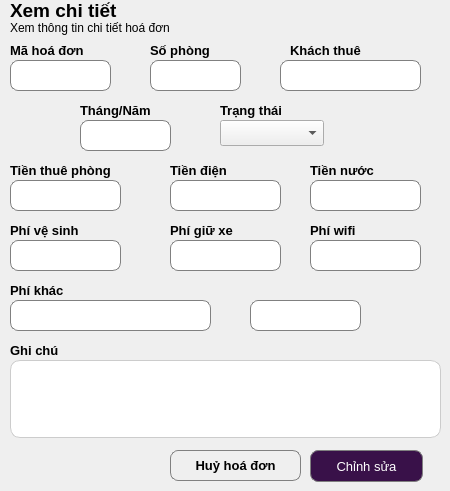
    <widget class="QWidget" name="page_7">
     <widget class="QLabel" name="label_105">
      <property name="geometry">
       <rect>
        <x>10</x>
        <y>0</y>
        <width>121</width>
        <height>21</height>
       </rect>
      </property>
      <property name="font">
       <font>
        <pointsize>14</pointsize>
        <weight>75</weight>
        <bold>true</bold>
       </font>
      </property>
      <property name="text">
       <string>Xem chi tiết</string>
      </property>
     </widget>
     <widget class="QLabel" name="label_106">
      <property name="geometry">
       <rect>
        <x>10</x>
        <y>20</y>
        <width>241</width>
        <height>16</height>
       </rect>
      </property>
      <property name="text">
       <string>Xem thông tin chi tiết hoá đơn</string>
      </property>
     </widget>
     <widget class="QLabel" name="label_107">
      <property name="geometry">
       <rect>
        <x>10</x>
        <y>40</y>
        <width>121</width>
        <height>21</height>
       </rect>
      </property>
      <property name="font">
       <font>
        <pointsize>10</pointsize>
        <weight>75</weight>
        <bold>true</bold>
       </font>
      </property>
      <property name="text">
       <string>Mã hoá đơn</string>
      </property>
     </widget>
     <widget class="QLabel" name="label_108">
      <property name="geometry">
       <rect>
        <x>150</x>
        <y>40</y>
        <width>121</width>
        <height>21</height>
       </rect>
      </property>
      <property name="font">
       <font>
        <pointsize>10</pointsize>
        <weight>75</weight>
        <bold>true</bold>
       </font>
      </property>
      <property name="text">
       <string>Số phòng</string>
      </property>
     </widget>
     <widget class="QLabel" name="label_109">
      <property name="geometry">
       <rect>
        <x>290</x>
        <y>40</y>
        <width>121</width>
        <height>21</height>
       </rect>
      </property>
      <property name="font">
       <font>
        <pointsize>10</pointsize>
        <weight>75</weight>
        <bold>true</bold>
       </font>
      </property>
      <property name="text">
       <string>Khách thuê</string>
      </property>
     </widget>
     <widget class="QLabel" name="label_110">
      <property name="geometry">
       <rect>
        <x>80</x>
        <y>100</y>
        <width>121</width>
        <height>21</height>
       </rect>
      </property>
      <property name="font">
       <font>
        <pointsize>10</pointsize>
        <weight>75</weight>
        <bold>true</bold>
       </font>
      </property>
      <property name="text">
       <string>Tháng/Năm</string>
      </property>
     </widget>
     <widget class="QLabel" name="label_111">
      <property name="geometry">
       <rect>
        <x>220</x>
        <y>100</y>
        <width>121</width>
        <height>21</height>
       </rect>
      </property>
      <property name="font">
       <font>
        <pointsize>10</pointsize>
        <weight>75</weight>
        <bold>true</bold>
       </font>
      </property>
      <property name="text">
       <string>Trạng thái</string>
      </property>
     </widget>
     <widget class="QLabel" name="label_112">
      <property name="geometry">
       <rect>
        <x>10</x>
        <y>160</y>
        <width>121</width>
        <height>21</height>
       </rect>
      </property>
      <property name="font">
       <font>
        <pointsize>10</pointsize>
        <weight>75</weight>
        <bold>true</bold>
       </font>
      </property>
      <property name="text">
       <string>Tiền thuê phòng</string>
      </property>
     </widget>
     <widget class="QLabel" name="label_113">
      <property name="geometry">
       <rect>
        <x>170</x>
        <y>160</y>
        <width>121</width>
        <height>21</height>
       </rect>
      </property>
      <property name="font">
       <font>
        <pointsize>10</pointsize>
        <weight>75</weight>
        <bold>true</bold>
       </font>
      </property>
      <property name="text">
       <string>Tiền điện</string>
      </property>
     </widget>
     <widget class="QLabel" name="label_114">
      <property name="geometry">
       <rect>
        <x>310</x>
        <y>160</y>
        <width>121</width>
        <height>21</height>
       </rect>
      </property>
      <property name="font">
       <font>
        <pointsize>10</pointsize>
        <weight>75</weight>
        <bold>true</bold>
       </font>
      </property>
      <property name="text">
       <string>Tiền nước</string>
      </property>
     </widget>
     <widget class="QLabel" name="label_115">
      <property name="geometry">
       <rect>
        <x>10</x>
        <y>220</y>
        <width>121</width>
        <height>21</height>
       </rect>
      </property>
      <property name="font">
       <font>
        <pointsize>10</pointsize>
        <weight>75</weight>
        <bold>true</bold>
       </font>
      </property>
      <property name="text">
       <string>Phí vệ sinh</string>
      </property>
     </widget>
     <widget class="QLabel" name="label_116">
      <property name="geometry">
       <rect>
        <x>170</x>
        <y>220</y>
        <width>121</width>
        <height>21</height>
       </rect>
      </property>
      <property name="font">
       <font>
        <pointsize>10</pointsize>
        <weight>75</weight>
        <bold>true</bold>
       </font>
      </property>
      <property name="text">
       <string>Phí giữ xe</string>
      </property>
     </widget>
     <widget class="QLabel" name="label_117">
      <property name="geometry">
       <rect>
        <x>310</x>
        <y>220</y>
        <width>121</width>
        <height>21</height>
       </rect>
      </property>
      <property name="font">
       <font>
        <pointsize>10</pointsize>
        <weight>75</weight>
        <bold>true</bold>
       </font>
      </property>
      <property name="text">
       <string>Phí wifi</string>
      </property>
     </widget>
     <widget class="QLabel" name="label_118">
      <property name="geometry">
       <rect>
        <x>10</x>
        <y>280</y>
        <width>121</width>
        <height>21</height>
       </rect>
      </property>
      <property name="font">
       <font>
        <pointsize>10</pointsize>
        <weight>75</weight>
        <bold>true</bold>
       </font>
      </property>
      <property name="text">
       <string>Phí khác</string>
      </property>
     </widget>
     <widget class="QLabel" name="label_120">
      <property name="geometry">
       <rect>
        <x>10</x>
        <y>340</y>
        <width>121</width>
        <height>21</height>
       </rect>
      </property>
      <property name="font">
       <font>
        <pointsize>10</pointsize>
        <weight>75</weight>
        <bold>true</bold>
       </font>
      </property>
      <property name="text">
       <string>Ghi chú</string>
      </property>
     </widget>
     <widget class="QLineEdit" name="lne_mahoadon1">
      <property name="geometry">
       <rect>
        <x>10</x>
        <y>60</y>
        <width>101</width>
        <height>31</height>
       </rect>
      </property>
      <property name="styleSheet">
       <string notr="true">QLineEdit {
    border: 1px solid gray;
    border-radius: 8px;
    padding: 5px;
}</string>
      </property>
      <property name="text">
       <string/>
      </property>
      <property name="alignment">
       <set>Qt::AlignCenter</set>
      </property>
     </widget>
     <widget class="QLineEdit" name="lne_sophong7">
      <property name="geometry">
       <rect>
        <x>150</x>
        <y>60</y>
        <width>91</width>
        <height>31</height>
       </rect>
      </property>
      <property name="styleSheet">
       <string notr="true">QLineEdit {
    border: 1px solid gray;
    border-radius: 8px;
    padding: 5px;
}</string>
      </property>
      <property name="text">
       <string/>
      </property>
      <property name="alignment">
       <set>Qt::AlignCenter</set>
      </property>
     </widget>
     <widget class="QLineEdit" name="lne_khachthue2">
      <property name="geometry">
       <rect>
        <x>280</x>
        <y>60</y>
        <width>141</width>
        <height>31</height>
       </rect>
      </property>
      <property name="styleSheet">
       <string notr="true">QLineEdit {
    border: 1px solid gray;
    border-radius: 8px;
    padding: 5px;
}</string>
      </property>
      <property name="text">
       <string/>
      </property>
      <property name="alignment">
       <set>Qt::AlignCenter</set>
      </property>
     </widget>
     <widget class="QLineEdit" name="lne_thangnam2">
      <property name="geometry">
       <rect>
        <x>80</x>
        <y>120</y>
        <width>91</width>
        <height>31</height>
       </rect>
      </property>
      <property name="styleSheet">
       <string notr="true">QLineEdit {
    border: 1px solid gray;
    border-radius: 8px;
    padding: 5px;
}</string>
      </property>
      <property name="text">
       <string/>
      </property>
      <property name="alignment">
       <set>Qt::AlignCenter</set>
      </property>
     </widget>
     <widget class="QLineEdit" name="lne_tienthuephong1">
      <property name="geometry">
       <rect>
        <x>10</x>
        <y>180</y>
        <width>111</width>
        <height>31</height>
       </rect>
      </property>
      <property name="styleSheet">
       <string notr="true">QLineEdit {
    border: 1px solid gray;
    border-radius: 8px;
    padding: 5px;
}</string>
      </property>
      <property name="text">
       <string/>
      </property>
      <property name="alignment">
       <set>Qt::AlignCenter</set>
      </property>
     </widget>
     <widget class="QLineEdit" name="lne_tiendien1">
      <property name="geometry">
       <rect>
        <x>170</x>
        <y>180</y>
        <width>111</width>
        <height>31</height>
       </rect>
      </property>
      <property name="styleSheet">
       <string notr="true">QLineEdit {
    border: 1px solid gray;
    border-radius: 8px;
    padding: 5px;
}</string>
      </property>
      <property name="text">
       <string/>
      </property>
      <property name="alignment">
       <set>Qt::AlignCenter</set>
      </property>
     </widget>
     <widget class="QLineEdit" name="lne_tiennuoc1">
      <property name="geometry">
       <rect>
        <x>310</x>
        <y>180</y>
        <width>111</width>
        <height>31</height>
       </rect>
      </property>
      <property name="styleSheet">
       <string notr="true">QLineEdit {
    border: 1px solid gray;
    border-radius: 8px;
    padding: 5px;
}</string>
      </property>
      <property name="text">
       <string/>
      </property>
      <property name="alignment">
       <set>Qt::AlignCenter</set>
      </property>
     </widget>
     <widget class="QLineEdit" name="lne_phivs1">
      <property name="geometry">
       <rect>
        <x>10</x>
        <y>240</y>
        <width>111</width>
        <height>31</height>
       </rect>
      </property>
      <property name="styleSheet">
       <string notr="true">QLineEdit {
    border: 1px solid gray;
    border-radius: 8px;
    padding: 5px;
}</string>
      </property>
      <property name="text">
       <string/>
      </property>
      <property name="alignment">
       <set>Qt::AlignCenter</set>
      </property>
     </widget>
     <widget class="QLineEdit" name="lne_phigiuxe1">
      <property name="geometry">
       <rect>
        <x>170</x>
        <y>240</y>
        <width>111</width>
        <height>31</height>
       </rect>
      </property>
      <property name="styleSheet">
       <string notr="true">QLineEdit {
    border: 1px solid gray;
    border-radius: 8px;
    padding: 5px;
}</string>
      </property>
      <property name="text">
       <string/>
      </property>
      <property name="alignment">
       <set>Qt::AlignCenter</set>
      </property>
     </widget>
     <widget class="QLineEdit" name="lne_phiwifi1">
      <property name="geometry">
       <rect>
        <x>310</x>
        <y>240</y>
        <width>111</width>
        <height>31</height>
       </rect>
      </property>
      <property name="styleSheet">
       <string notr="true">QLineEdit {
    border: 1px solid gray;
    border-radius: 8px;
    padding: 5px;
}</string>
      </property>
      <property name="text">
       <string/>
      </property>
      <property name="alignment">
       <set>Qt::AlignCenter</set>
      </property>
     </widget>
     <widget class="QLineEdit" name="lne_phikhac11">
      <property name="geometry">
       <rect>
        <x>10</x>
        <y>300</y>
        <width>201</width>
        <height>31</height>
       </rect>
      </property>
      <property name="styleSheet">
       <string notr="true">QLineEdit {
    border: 1px solid gray;
    border-radius: 8px;
    padding: 5px;
}</string>
      </property>
      <property name="text">
       <string/>
      </property>
      <property name="alignment">
       <set>Qt::AlignCenter</set>
      </property>
     </widget>
     <widget class="QLineEdit" name="lne_phikhac21">
      <property name="geometry">
       <rect>
        <x>250</x>
        <y>300</y>
        <width>111</width>
        <height>31</height>
       </rect>
      </property>
      <property name="styleSheet">
       <string notr="true">QLineEdit {
    border: 1px solid gray;
    border-radius: 8px;
    padding: 5px;
}</string>
      </property>
      <property name="text">
       <string/>
      </property>
      <property name="alignment">
       <set>Qt::AlignCenter</set>
      </property>
     </widget>
     <widget class="QTextEdit" name="txt_ghichu3">
      <property name="geometry">
       <rect>
        <x>10</x>
        <y>360</y>
        <width>431</width>
        <height>78</height>
       </rect>
      </property>
      <property name="styleSheet">
       <string notr="true">QTextEdit {
    border: 1px solid #ccc;
    border-radius: 10px;
    padding: 6px;
    background: white;
}</string>
      </property>
      <property name="html">
       <string>&lt;!DOCTYPE HTML PUBLIC &quot;-//W3C//DTD HTML 4.0//EN&quot; &quot;http://www.w3.org/TR/REC-html40/strict.dtd&quot;&gt;
&lt;html&gt;&lt;head&gt;&lt;meta name=&quot;qrichtext&quot; content=&quot;1&quot; /&gt;&lt;style type=&quot;text/css&quot;&gt;
p, li { white-space: pre-wrap; }
&lt;/style&gt;&lt;/head&gt;&lt;body style=&quot; font-family:'MS Shell Dlg 2'; font-size:8.25pt; font-weight:400; font-style:normal;&quot;&gt;
&lt;p style=&quot;-qt-paragraph-type:empty; margin-top:0px; margin-bottom:0px; margin-left:0px; margin-right:0px; -qt-block-indent:0; text-indent:0px; font-family:'.AppleSystemUIFont'; font-size:13pt;&quot;&gt;&lt;br /&gt;&lt;/p&gt;&lt;/body&gt;&lt;/html&gt;</string>
      </property>
     </widget>
     <widget class="QComboBox" name="cbo_trangthai4">
      <property name="geometry">
       <rect>
        <x>220</x>
        <y>120</y>
        <width>104</width>
        <height>26</height>
       </rect>
      </property>
     </widget>
     <widget class="QPushButton" name="btn_huyhoadon1">
      <property name="geometry">
       <rect>
        <x>170</x>
        <y>450</y>
        <width>131</width>
        <height>31</height>
       </rect>
      </property>
      <property name="font">
       <font>
        <pointsize>10</pointsize>
        <weight>75</weight>
        <bold>true</bold>
       </font>
      </property>
      <property name="styleSheet">
       <string notr="true">QPushButton {
 border: 1px solid gray;
 border-radius: 8px;
 padding: 5px;
 color: black;
}</string>
      </property>
      <property name="text">
       <string>Huỷ hoá đơn</string>
      </property>
     </widget>
     <widget class="QPushButton" name="btn_chinhsua2">
      <property name="geometry">
       <rect>
        <x>310</x>
        <y>450</y>
        <width>113</width>
        <height>32</height>
       </rect>
      </property>
      <property name="font">
       <font>
        <pointsize>10</pointsize>
       </font>
      </property>
      <property name="styleSheet">
       <string notr="true">QPushButton {
 border: 1px solid gray;
 border-radius: 8px;
 padding: 5px;
 background-color: #391149;
 color: white;
}</string>
      </property>
      <property name="text">
       <string>Chỉnh sửa</string>
      </property>
     </widget>
    </widget>
